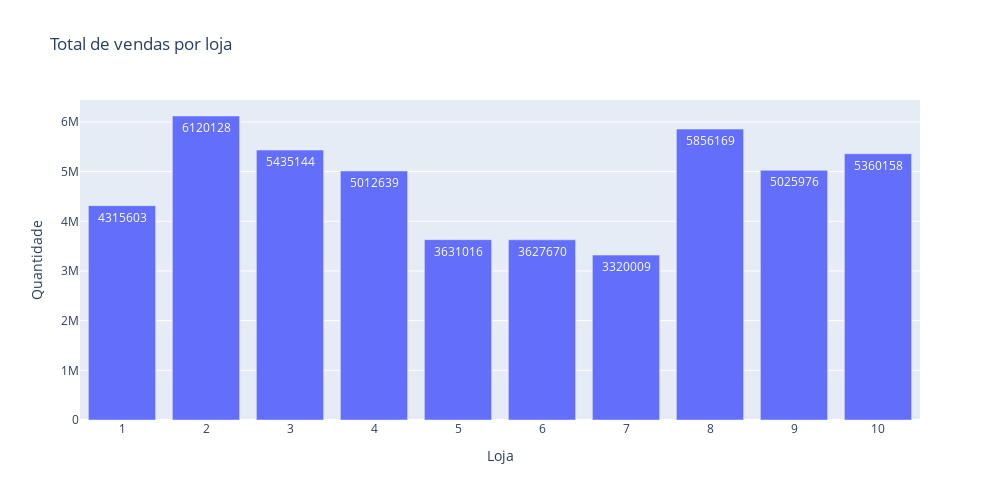

The notebook cell this image was saved under:
### Markdown cell above
Podemos perceber que a proporção de produtos vendidos para cada loja segue um padrão, por exemplo o produto 1 vende menos que o produto 2 em todas as lojas e assim sucessivamente.

### Code cell
sr_sales = df_sales.groupby('store')['sales'].sum()

fig = go.Figure()
fig.add_trace(go.Bar(
    x=sr_sales.index.astype(str), 
    y=sr_sales.values,
    text=sr_sales.values,
))

fig.update_layout(
        title='<span>Total de vendas por loja</span>', 
        autosize=False,
        width=1000,
        height=500,
        yaxis=dict(title='<span>Quantidade</span>'),
        xaxis=dict(title='<span>Loja</span>')
    )

fig.show()

### Figure 1 — Plotly figure (JSON) as saved in the notebook; plotly's stock layout.template omitted (floating-point values rounded to 4 significant figures)
{"data": [{"text": [4315603, 6120128, 5435144, 5012639, 3631016, 3627670, 3320009, 5856169, 5025976, 5360158], "type": "bar", "x": ["1", "2", "3", "4", "5", "6", "7", "8", "9", "10"], "y": [4315603, 6120128, 5435144, 5012639, 3631016, 3627670, 3320009, 5856169, 5025976, 5360158]}], "layout": {"autosize": false, "height": 500, "title": {"text": "<span>Total de vendas por loja</span>"}, "width": 1000, "xaxis": {"title": {"text": "<span>Loja</span>"}}, "yaxis": {"title": {"text": "<span>Quantidade</span>"}}}}
